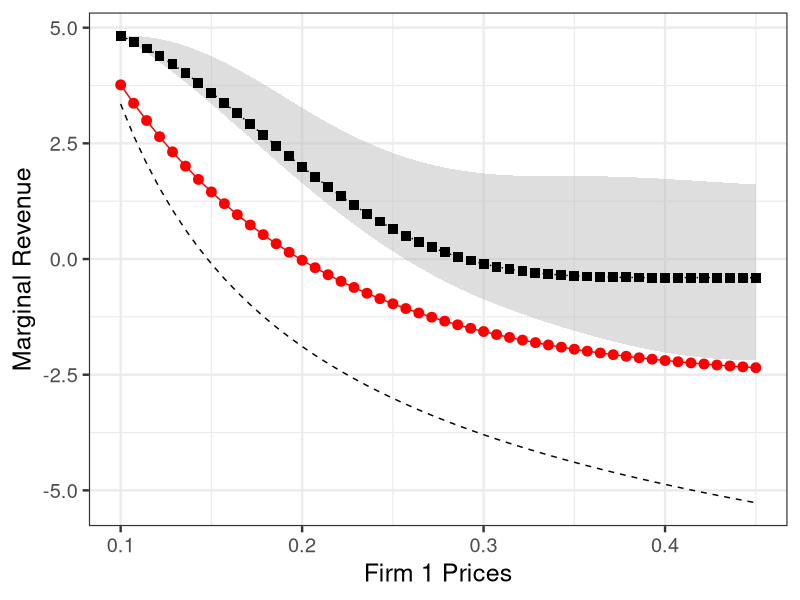
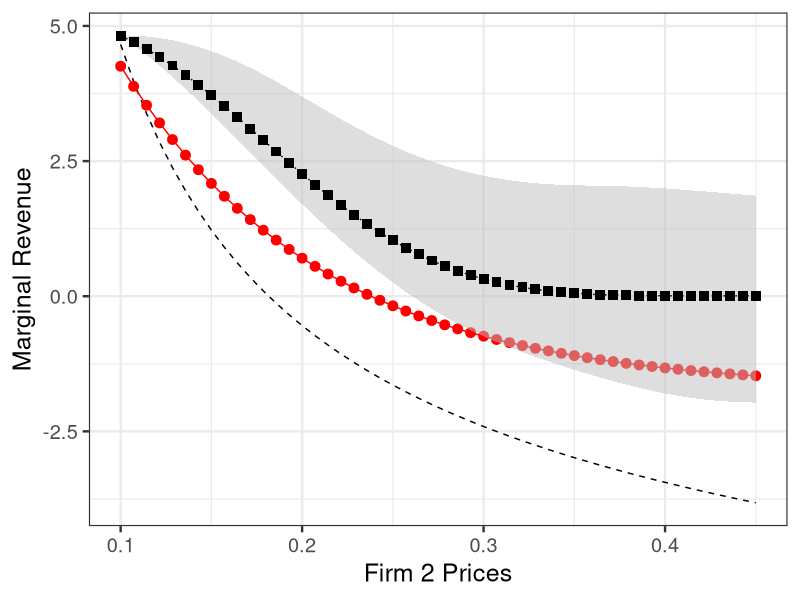
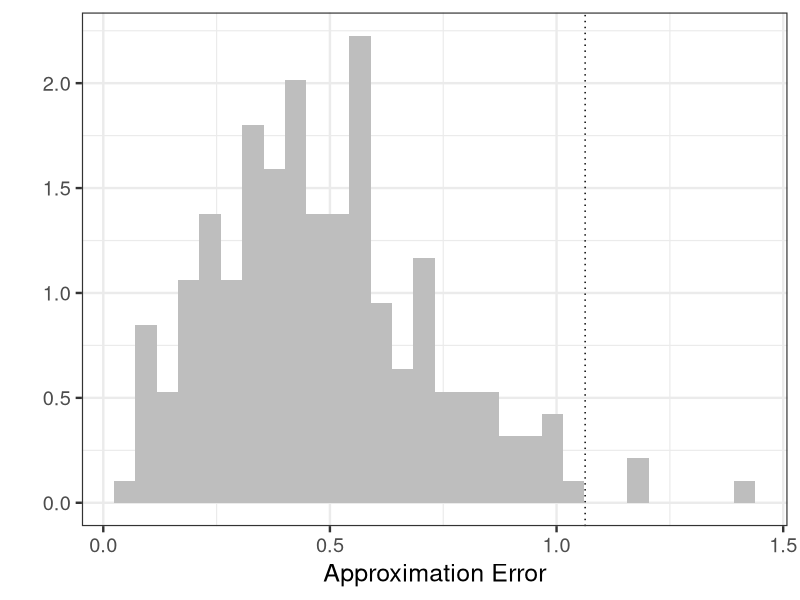
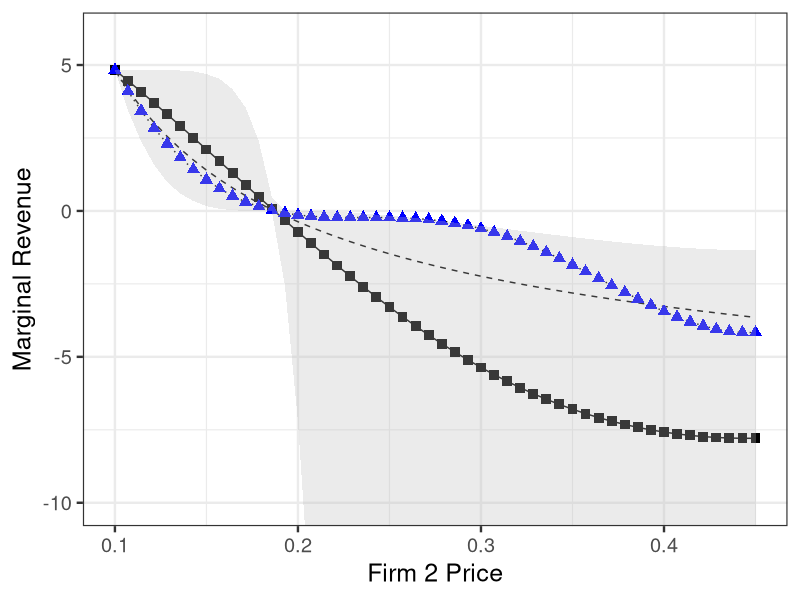

The R source for these figures, in order:
library(ggplot2)
setwd("/Users/VGupta/Documents/Research/Julia Stuff/Demand")
d1 = read.csv("fit1_Demand.csv", header=TRUE)
dk1 = read.csv("fit1_Kernel.csv", header=TRUE)
d1 = data.frame(d1, Kernel=dk1$Fit, LB=dk1$LB, UB=dk1$UB, Sample=dk1$Sample)

ggplot(aes(x=Prices, y=MargRev), data=d1) + 
  geom_line(size=.5, linetype="dashed") + 
  geom_point(aes(y=Fit), color="red", size=3 ) +
  geom_line(aes(y=Fit), color="red" ) +
  geom_ribbon(aes(ymin=LB, ymax=UB), fill="grey", alpha=.5)+
  geom_line(aes(y=Kernel), linetype="dotted", size=.5, color="black") +
  geom_point(aes(y=Kernel), color="black", fill="black", shape=15, size=3) +  
  theme_bw(base_size=18) + 
  ylab("Marginal Revenue") + xlab("Firm 1 Prices")


d2 = read.csv("fit2_Demand.csv", header=TRUE)
dk2 = read.csv("fit2_Kernel.csv", header=TRUE)
d2 = data.frame(d2, Kernel=dk2$Fit, LB=dk2$LB, UB=dk2$UB, Sample=dk2$Sample)


ggplot(aes(x=Prices, y=MargRev), data=d2) + 
  geom_line(size=.5, linetype="dashed") + 
  geom_point(aes(y=Fit), color="red", size=3 ) +
  geom_line(aes(y=Fit), color="red" ) +
  geom_ribbon(aes(ymin=LB, ymax=UB), fill="grey", alpha=.5)+
  geom_line(aes(y=Kernel), linetype="dotted", size=.5, color="black") +
  geom_point(aes(y=Kernel), color="black", fill="black", shape=15, size=3) +  
  theme_bw(base_size=18) + 
  ylab("Marginal Revenue") + xlab("Firm 2 Prices")


#### Straightup out-of-sample residuals
resids = read.csv("DemandResids.csv")
names(resids)
ggplot(aes(x=x2), data=resids) + 
  geom_histogram(aes(y=..density..), fill="grey") + 
  xlab("Approximation Error") + ylab("") +
  geom_vline(xintercept = 1.0630507131067428, linetype="dotted") +
  theme_bw(base_size=18)

mean(resids$x2 < 1.06305)


##### The idealized problem #####
dat1.ideal = read.csv("fit1_idealized.csv")
dat2.ideal = read.csv("fit2_idealized.csv")
colnames(dat2.ideal)<- colnames(dat1.ideal)

ggplot(aes(x=Prices, y=True), data=dat2.ideal) + 
  geom_line(size=.5, linetype="dashed") + 
  geom_point(aes(y=Fit), color="black", size=3, shape=15) +
  geom_line(aes(y=Fit), color="black", size=.5) +
  ylab("Marginal Revenue") + 
  geom_line(aes(y=Sample), linetype="dotted", size=.5, color="black") +
  geom_point(aes(y=Sample), color="blue", shape=17, size=3) +  
  geom_ribbon(aes(ymin=LB, ymax=UB), fill="grey", alpha=.3) +
  coord_cartesian(ylim=c(-10, 6)) + 
  xlab("Firm 2 Price") +
  theme_bw(base_size=18)





